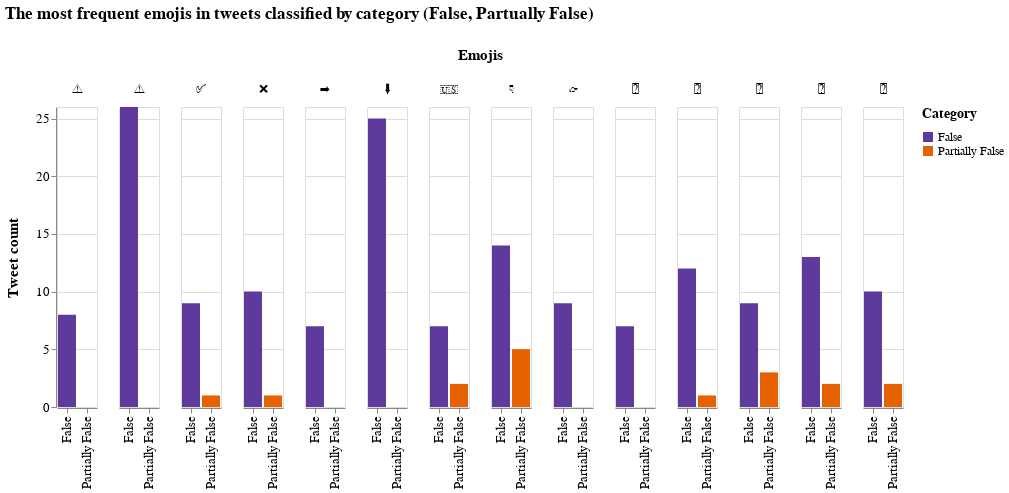

The cell this chart's notebook holds for it:
### Markdown cell above
Here it is the final result, the chart displays only the emoji appeared in at least five different tweets:

### Code cell
bars = alt.Chart(df).transform_fold(
    ['False', 'Partially False'],
).mark_bar().encode(
    x=alt.X('key:N',title=None), # axis=alt.Axis(labels=False)
    y=alt.Y('value:Q',title='Tweet count'),
    color=alt.Color('key:N',scale=alt.Scale(range=['#5D3A9B','#E66100']),title="Category"),
    column=alt.Column("Emojis:N")
).transform_filter(
    alt.FieldRangePredicate(field='count', range=[7, 26])
).properties(
        title="The most frequent emojis in tweets classified by category (False, Partually False)",
).configure_title(
    fontSize=17,
    offset=25
).configure_axis(
    labelFontSize=13,
    titleFontSize=15,
    titlePadding=15
).configure_legend(
    titleFontSize=14,
    labelFontSize=12,
    titlePadding=10
    #orient="left"
).configure_header(
    titleFontSize=15,
    labelFontSize=12
)

bars

### Figure 1 — Vega-Lite specification as saved in the notebook (floating-point values rounded to 4 significant figures; data arrays with more than 128 entries replaced by an {"elided": "..."} marker saying what was removed)
{"config": {"view": {"continuousWidth": 400, "continuousHeight": 300}, "axis": {"labelFontSize": 13, "titleFontSize": 15, "titlePadding": 15}, "header": {"labelFontSize": 12, "titleFontSize": 15}, "legend": {"labelFontSize": 12, "titleFontSize": 14, "titlePadding": 10}, "title": {"fontSize": 17, "offset": 25}}, "data": {"name": "data-25fb7bff8d28bd26b739970b8a52081a"}, "mark": "bar", "encoding": {"color": {"type": "nominal", "field": "key", "scale": {"range": ["#5D3A9B", "#E66100"]}, "title": "Category"}, "column": {"type": "nominal", "field": "Emojis"}, "x": {"type": "nominal", "field": "key", "title": null}, "y": {"type": "quantitative", "field": "value", "title": "Tweet count"}}, "title": "The most frequent emojis in tweets classified by category (False, Partually False)", "transform": [{"fold": ["False", "Partially False"]}, {"filter": {"field": "count", "range": [7, 26]}}], "$schema": "https://vega.github.io/schema/vega-lite/v4.8.1.json", "datasets": {"data-25fb7bff8d28bd26b739970b8a52081a": {"elided": "215 records"}}}
